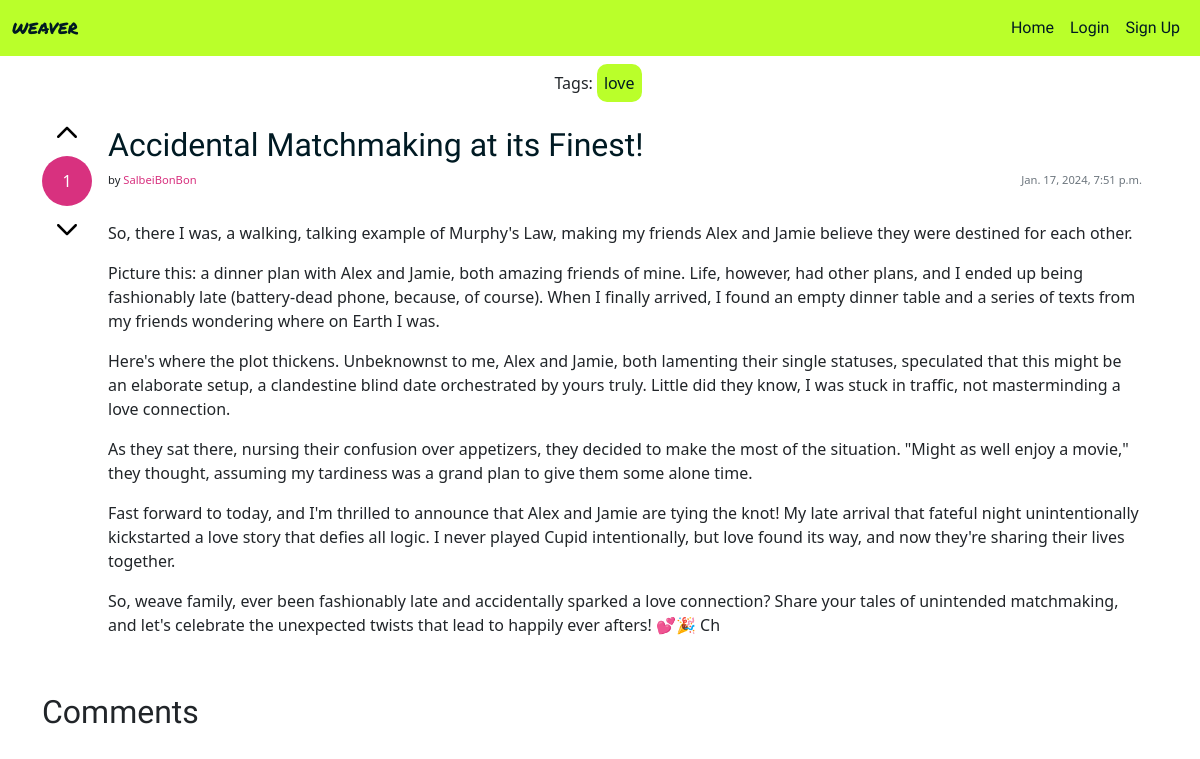
The app's page /thread/1-matchmaking/, older data.
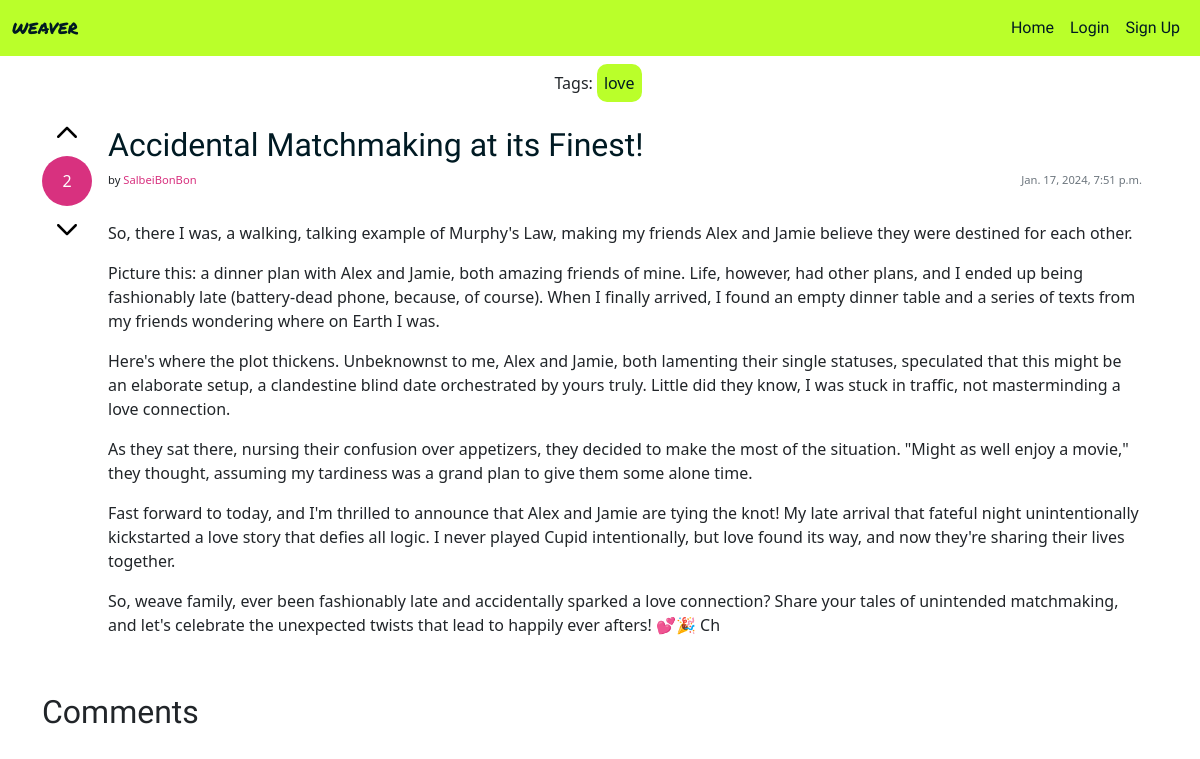
The same page, newer data.
### weave_manager/models.py (models this page shows, shortened)
class Thread(models.Model):
    title = models.CharField(max_length=200, unique=True)
    slug = models.SlugField(max_length=200)
    author = models.ForeignKey(settings.AUTH_USER_MODEL,
        on_delete=models.CASCADE, related_name="posts")
    content = models.TextField()
    votes = models.IntegerField(default=0)
    created_on = models.DateTimeField(auto_now_add=True)
    status = models.IntegerField(choices=STATUS, default=0)
    tags = TaggableManager()
    class Meta:
        ordering = ["-created_on"]
    @property
    def content_html(self):
        return markdown2.markdown(self.content)

### authentication/models.py (models this page shows)
class User(AbstractUser):
    bio = models.CharField(max_length=200, unique=False, default="Your bio could be here.")
    created_on = models.DateTimeField(auto_now_add=True)
    profile_pic = models.ImageField(null=True, blank=True, default="default.png")

### weave_manager/views.py (the view)
# urls.py: path('thread/<int:thread_id>-<slug:slug>/', ThreadDetailView.as_view(), name='thread_detail'),
class ThreadDetailView(DetailView):
    model = Thread
    template_name = 'thread_detail.html'
    context_object_name = 'thread'
    def get_context_data(self, **kwargs):
        context = super().get_context_data(**kwargs)
        context['comment_form'] = CommentForm()
        context['comments'] = self.object.comments.all()  # Retrieve comments for the thread
        return context

### weave_manager/templates/thread_detail.html (shortened to what this page needs)
{% extends "base.html" %}
{% load static %}
{% load crispy_forms_tags %}
{% block content %}
<div class="container-lg">
    <div class="d-flex flex-row align-items-center justify-content-center m-2">
        <p class="m-0">Tags:</p>
        {% for tag in thread.tags.all %}
        <a href="{% url 'tag_site' slug=tag.slug %}"><p class="tag m-0 mx-1">{{ tag }}</p>
        {% endfor %}</a>
    </div>
    <div class="my-2 d-flex flex-row">
        <div class="d-flex flex-column align-items-center">
            <a href="{% url 'upvote_thread' thread_id=thread.id %}"><img src="{% static 'img/icons/up.svg' %}" class="icon m-2"></img></a>
            <p class="circle m-0">{{ thread.votes }}</p>
            <a href="{% url 'downvote_thread' thread_id=thread.id %}"><img src="{% static 'img/icons/up.svg' %}" class="icon m-2 rotate-180"></img></a>
        </div>
        <div class="card-body d-flex flex-column">
            <h2><a href="{% url 'thread_detail' thread_id=thread.id slug=thread.slug %}" class="card-title text-break">{{ thread.title }}</a></h2>
            <div class="d-flex flex-row justify-content-between">
                <p class="fs-7">by <a href="{% url 'user_profile' username=thread.author %}" class="link">{{ thread.author }}</a></p>
                <p class="card-text text-muted fs-7">{{ thread.created_on}}</p>
            </div>
            <p class="card-text">{{ thread.content_html|safe }}</p>
        </div>
    </div>
</div>
<div class="container-lg">
    <h2>Comments</h2>
</div>
{% endblock %}

Row changes from the older to the newer data that the page shows:
changed Thread "Accidental Matchmaking at its Finest!": votes "1" → "2"
